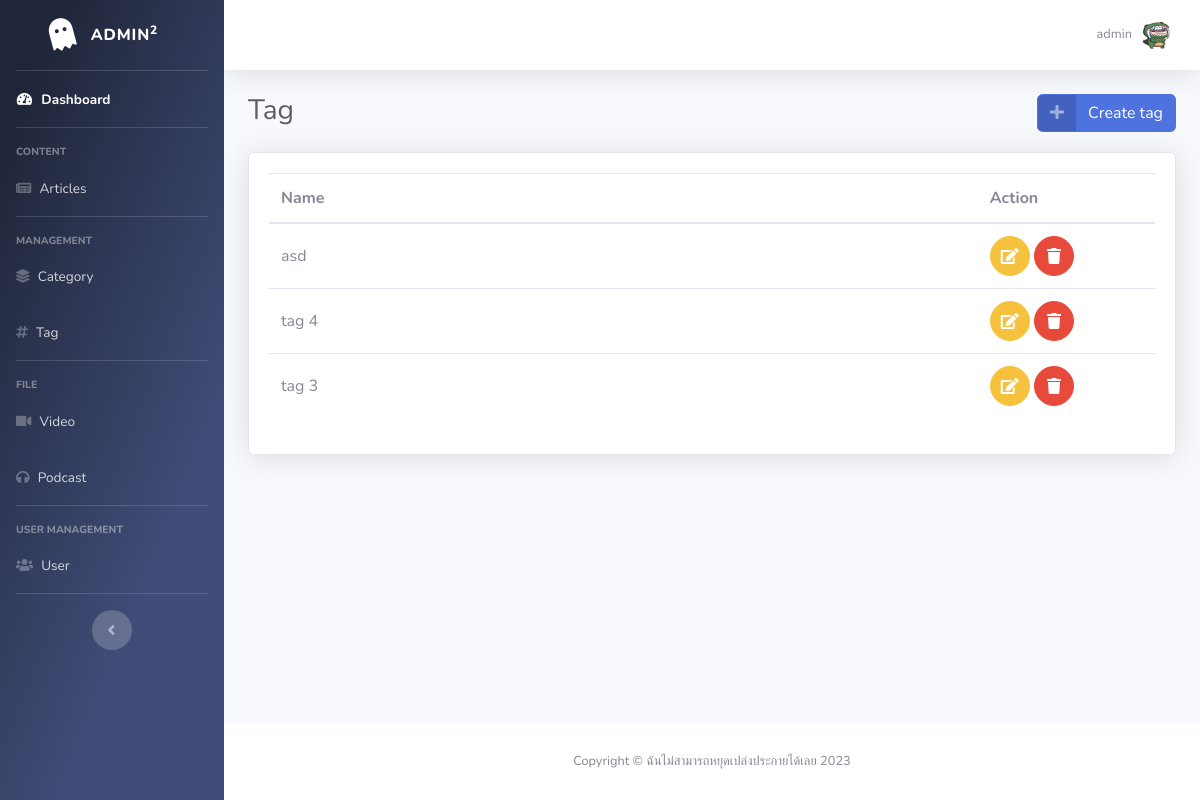
Page /backend/tag.php (signed in) on the committed database.
### tables this page shows
CREATE TABLE `tag` (
  `id` int(11) NOT NULL,
  `name` varchar(255) NOT NULL,
  `tag_url` varchar(255) NOT NULL,
  `user_id` int(11) NOT NULL,
  `create_at` timestamp NOT NULL DEFAULT current_timestamp() ON UPDATE current_timestamp()
);

### backend/connect/connect.php (called while the page is built, shortened)
<?php
class connectDB
{
    private $hostName = "localhost";
    private $userName = "root";
    private $password = "";
    private $dbName = "project_news";
    function __construct()
    {
        $this->conn = new mysqli($this->hostName, $this->userName, $this->password, $this->dbName);
    }
}

### backend/functions/tag-function.php (called while the page is built, shortened)
<?php
class tagFunction extends connectDB
{
    public function getTagPage($limit)
    {
        $sql = "SELECT * FROM tag ORDER BY id DESC $limit";
        return $this->conn->query($sql);
    }
}

### backend/tag.php (the view, shortened to what this page needs)
<?php
include "connect/connect.php";
include_once('functions/tag-function.php');
$tagFn = new tagFunction();
$userRole = $_SESSION['role'];
$page_rows = 10;
$pagenum = 1;
$limit = 'LIMIT ' . ($pagenum - 1) * $page_rows . ',' . $page_rows;
$tagPage =  $tagFn->getTagPage($limit);
?>
<!DOCTYPE html>
<html lang="en">
<head>
    <link href="vendor/fontawesome-free/css/all.min.css" rel="stylesheet" type="text/css">
    <link href="css/sb-admin-2.css" rel="stylesheet">
</head>
<body id="page-top">
    <div id="wrapper">
        <?php include('./components/sidebar.php') ?>
        <div id="content-wrapper" class="d-flex flex-column">
            <div id="content">
                <?php include('./components/topbar.php') ?>
                <div class="container-fluid">
                    <div class="d-flex justify-content-between">
                        <h1 class="h3 mb-4 text-gray-800">Tag</h1>
                        <div>
                            <a href="#" data-toggle="modal" data-target="#createModal" class="btn btn-primary btn-icon-split">
                                <span class="icon text-white-50">
                                    <i class="fas fa-plus"></i>
                                </span>
                                <span class="text">Create tag</span>
                            </a>
                        </div>
                    </div>
                    <div class="card shadow mb-4">
                        <div class="card-body">
                            <div class="table-responsive">
                                <table class="table" width="100%" cellspacing="0">
                                    <thead>
                                        <tr>
                                            <th style="width: 80%">Name</th>
                                            <th style="width: 20%">Action</th>
                                        </tr>
                                    </thead>
                                    <tbody>
                                        <?php
                                        while ($tag = $tagPage->fetch_assoc()) {
                                        ?>
                                            <tr>
                                                <td style="vertical-align: middle;"><?php echo $tag['name'] ?></td>
                                                <td>
                                                    <?php if ($userRole == '1') { ?>
                                                        <a href="#editModal" class="btn btn-warning btn-circle edit" data-id="<?php echo $tag['id'] ?>" role="button" data-toggle="modal" data-name="<?php echo $tag['name'] ?>">
                                                            <i class="fas fa-edit"></i>
                                                        </a>
                                                        <a href="#delModal" class="btn btn-danger btn-circle trash" data-id="<?php echo $tag['id'] ?>" role="button" data-toggle="modal" data-name="<?php echo $tag['name'] ?>">
                                                            <i class="fas fa-trash"></i>
                                                        </a>
                                                    <?php } else { ?>
                                                        <i class="fas fa-circle text-success"></i>
                                                    <?php } ?>
                                                </td>
                                            </tr>
                                        <?php } ?>
                                    </tbody>
                                </table>
                            </div>
                        </div>
                    </div>
                </div>
            </div>
            <footer class="sticky-footer bg-white">
                <div class="container my-auto">
                    <div class="copyright text-center my-auto">
                        <span>Copyright &copy; ฉันไม่สามารถหยุดเปล่งประกายได้เลย <?php echo date("Y"); ?></span>
                    </div>
                </div>
            </footer>
        </div>
    </div>
</body>
</html>

### rows in the picture
tag: name "asd"
tag: name "tag 4"
tag: name "tag 3"

### other values in the picture
$_SESSION['username'] "admin"
